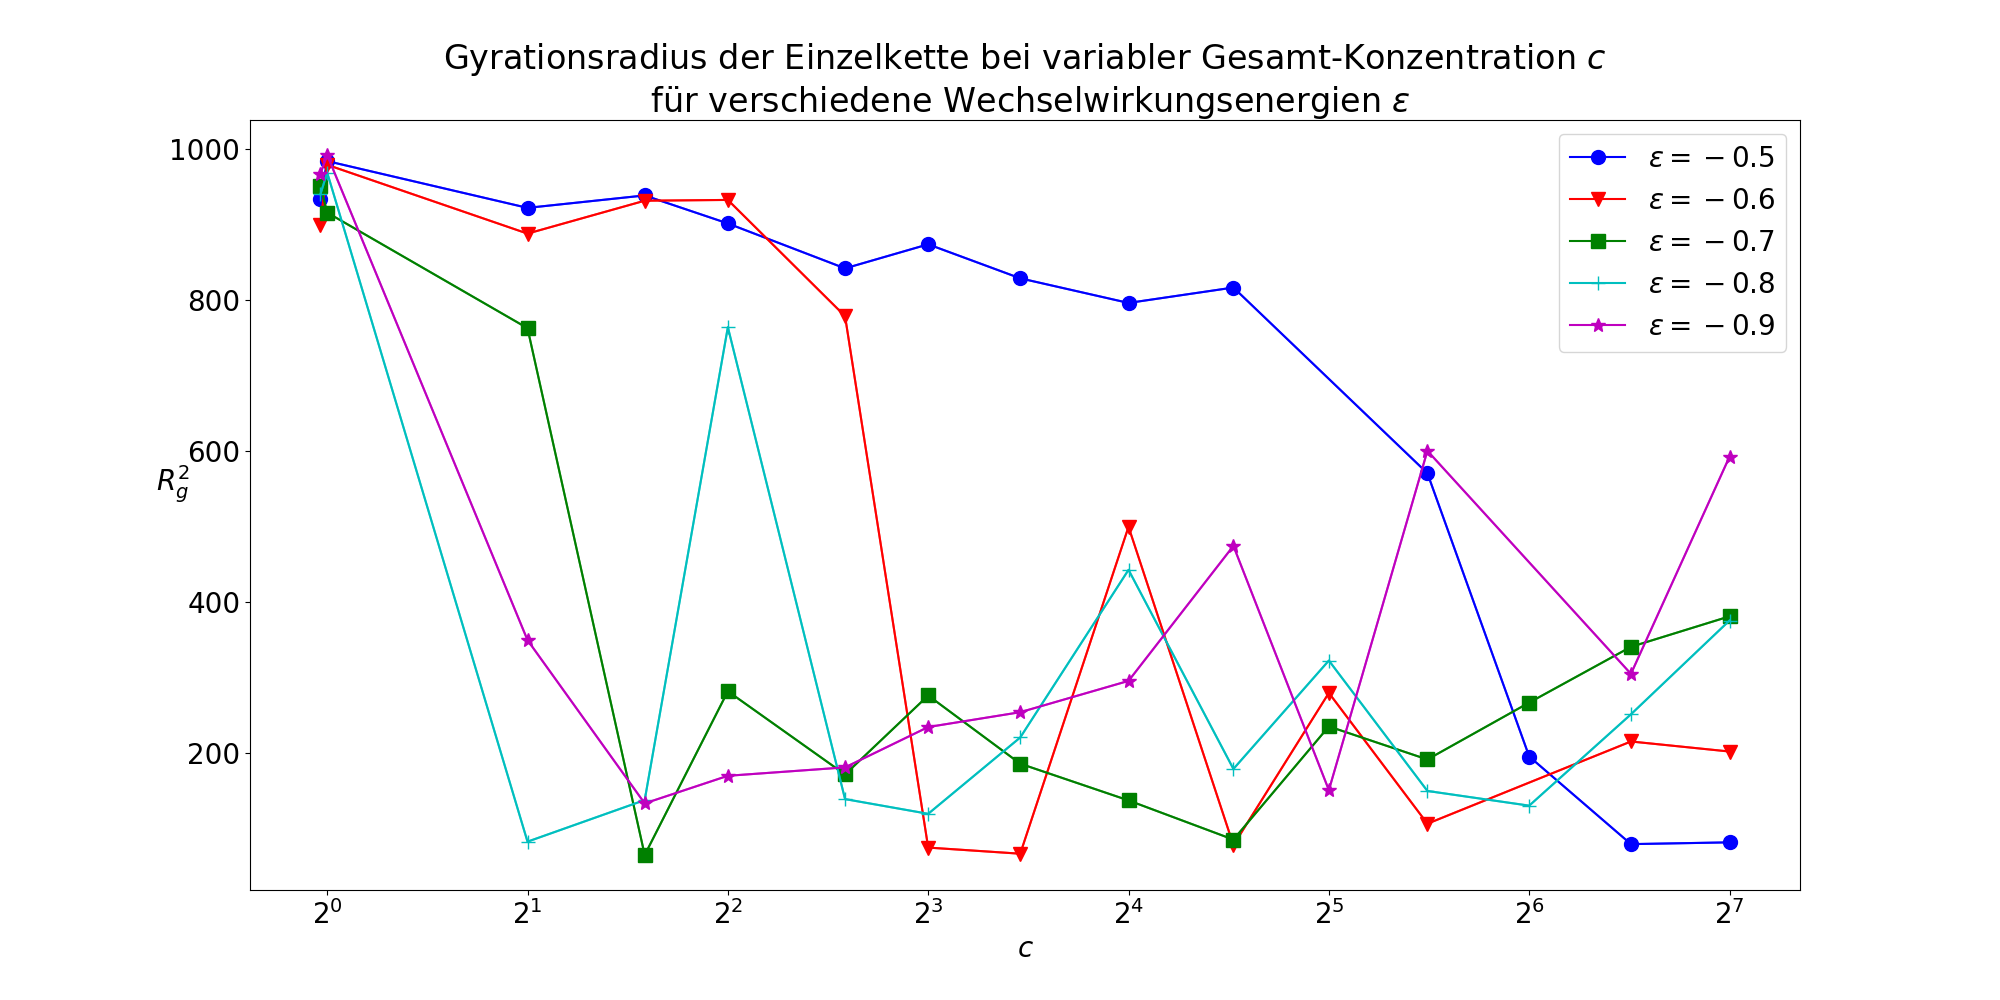

This chart was generated by the following Python code:
import numpy as np
from matplotlib import pyplot as plt
import os
import re
import sys 
import matplotlib

matplotlib.rcParams.update({'font.size': 20})

file = "Rg2_c.dat"
c_ges = np.loadtxt(file, unpack=True)[0]
c_cos = np.loadtxt(file, unpack=True)[1]
Rg2 = np.loadtxt(file, unpack=True)[2]
eps = np.loadtxt(file, unpack=True)[3]
k=int(0.0)
plt.figure(figsize=(20,10))
colors = np.array(["b","r","g","c","m","y","k"])
markers = np.array(["o","v","s","+","*","p","x"])
for e in [-0.5,-0.6,-0.7,-0.8,-0.9]: #später ncoh die anderen e ergänzen!
    Rg2plot = np.array([])
    cplot = np.array([])
    for i in np.arange(eps.size):
        #print(N[i])
        if eps[i] == e:
            Rg2plot=np.append(Rg2plot,Rg2[i])
            cplot=np.append(cplot,c_ges[i])

    sort = np.argsort(cplot)
    Rg2plot, cplot = Rg2plot[sort], cplot[sort]

    plt.subplot(1,1,1)
    ax=plt.subplot(1,1,1)
    plt.xlabel(r"$c$")
    plt.ylabel(r"$R_g^2$",rotation=0)
    ax.yaxis.set_label_coords(-0.05,0.5)
    plt.semilogx(cplot,Rg2plot, label=r"$\epsilon={}$".format(float(e)),
             color=colors[k],marker=markers[k],basex=2,ms=10)
    plt.semilogx(cplot,Rg2plot,alpha=0.6, color=colors[k],basex=2)
    plt.title(r"Gyrationsradius der Einzelkette bei variabler Gesamt-"
              + "Konzentration $c$ \n für verschiedene Wechselwirkungsenergien"
              + r" $\epsilon$")
    plt.legend(prop={'size': 20})
    k+=1
plt.show()
